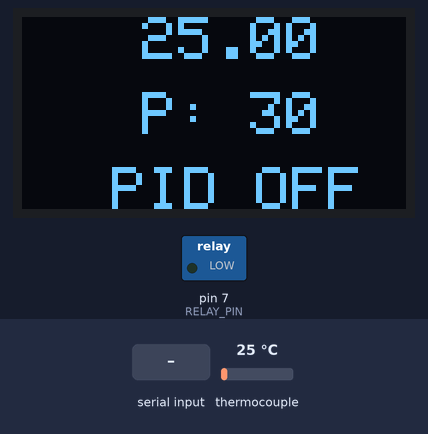
This sketch was run on a simulated Arduino Uno, built with avr-gcc and run on an emulated ATmega328P. Shown: 128×64 one-colour display, switched loads named in the sketch (green lamp = pin HIGH). Inputs (shaded band) come from the test bench; at power-on: thermocouple 25 °C. What the sketch prints to the serial monitor is not drawn.

Above: at 2.3 s.
2.4 s: "Pon:" received over Serial
At 4.1 s:
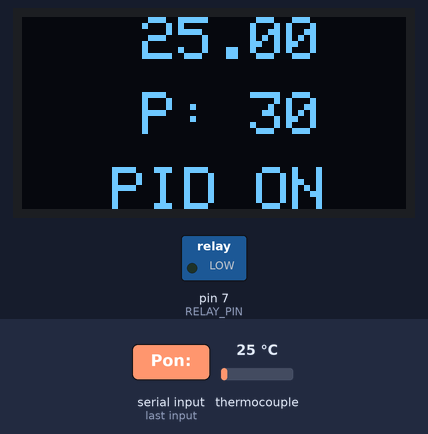
5.2 s: thermocouple set to 6 °C
At 6.0 s:
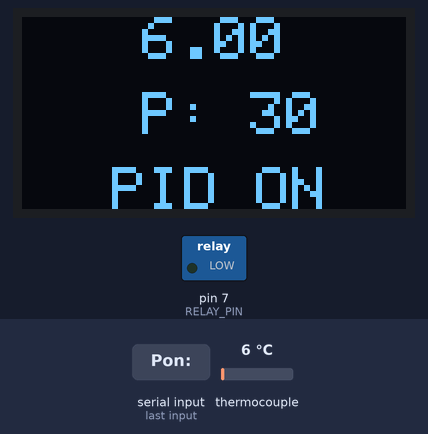
7.0 s: "P:" received over Serial
At 9.6 s:
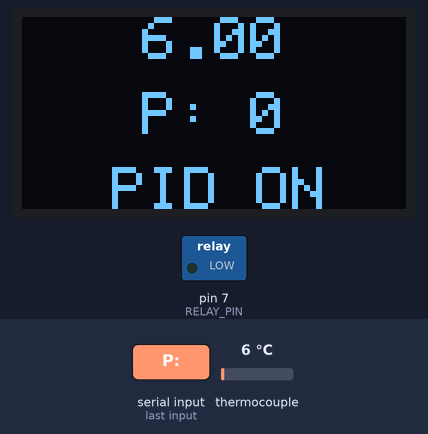
9.9 s: thermocouple set to 75 °C
At 11.2 s:
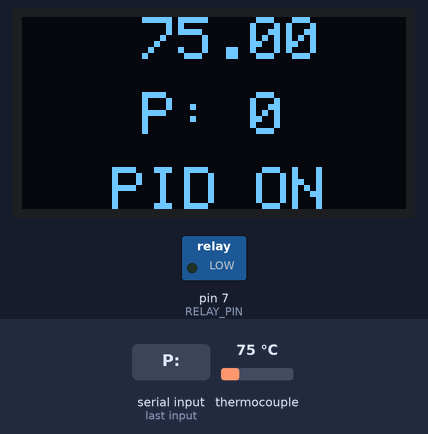
11.5 s: thermocouple set to 150 °C
At 12.0 s:
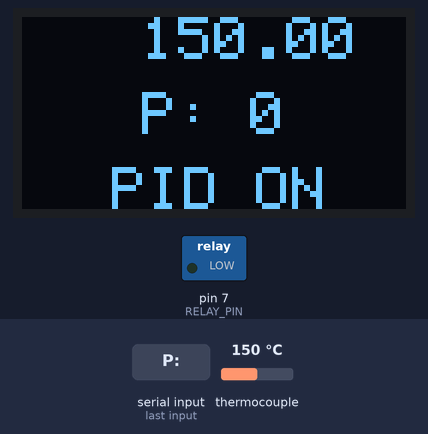
Timing chart, 0 to 14.5 s (numbered marks = the images above; inputs shaded):
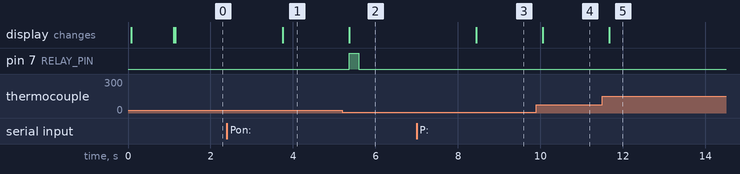

Measured:
- after the input at 2.4 s, the display: changes after 1.4 s (image 1)
- after the input at 5.2 s, pin 7 (RELAY_PIN): LOW → HIGH after 0.17 s, → LOW 0.23 s later; the display: changes after 0.17 s (image 2)
- after the input at 7.0 s, the display: changes after 1.4 s (image 3)
- after the input at 9.9 s, the display: changes after 0.16 s (image 4)
- after the input at 11.5 s, the display: changes after 0.17 s (image 5)

The sketch:

pid_oledi2c_relay_serial.ino
```cpp
#include <SPI.h>
#include <Wire.h>
#include <Adafruit_SSD1306.h>
#include <Adafruit_GFX.h>
#include <PID_v1.h>
#include "max6675.h"

int thermoDO = 8;
int thermoCS = 9;
int thermoCLK = 10;
int pid_state;
int point;
int x;
String str;

MAX6675 thermocouple(thermoCLK, thermoCS, thermoDO);

Adafruit_SSD1306 display(-1);
#if (SSD1306_LCDHEIGHT != 64)
#error("Height incorrect, please fix Adafruit_SSD1306.h!");
#endif

#define RELAY_PIN 7
#define OLED_ADDR 0x3C

double Setpoint, Input, Output;

double Kp = 2, Ki = 1, Kd = 25;
PID myPID(&Input, &Output, &Setpoint, Kp, Ki, Kd, P_ON_M, DIRECT);

int WindowSize = 1500;
unsigned long windowStartTime;

void setup()
{
  Serial.begin(115200);

  display.begin(SSD1306_SWITCHCAPVCC, OLED_ADDR);
  display.clearDisplay();
  display.display();

  pinMode(RELAY_PIN, OUTPUT);

  display.setTextSize(2);
  display.setTextColor(WHITE);
  display.setCursor(15, 25);
  display.print("vmlenart");
  display.display();
  delay(1000);
  display.clearDisplay();
  display.display();

  pid_state = 0;

  windowStartTime = millis();
  /**************************************************/
  point = 30;
  /**************************************************/
  myPID.SetOutputLimits(0, WindowSize);
  myPID.SetMode(AUTOMATIC);
}

void loop()
{

  /************************************************/
  display.clearDisplay();
  display.setTextSize(2);
  display.setTextColor(WHITE);
  display.setCursor(40, 0);
  display.print(thermocouple.readCelsius());
  display.setCursor(40, 25);
  display.print("P: ");
  display.print(point);
  display.setCursor(30, 50);
  if (pid_state == 0) {
    display.print("PID OFF");
  }
  if (pid_state == 1) {
    display.print("PID ON");
  }
  display.display();
  /************************************************/

  Serial.println(thermocouple.readCelsius());

  if (pid_state == 0) {

  }
  if (pid_state == 1) {
    /*Serial.println(thermocouple.readCelsius());*/
    Setpoint = point;
    Input = thermocouple.readCelsius();
    myPID.Compute();

    /****turn the output pin on/off based on pid output****/
    if (millis() - windowStartTime > WindowSize) {
      windowStartTime += WindowSize;
    }
    if (Output < millis() - windowStartTime) {
      digitalWrite(RELAY_PIN, LOW);
    }
    else {
      digitalWrite(RELAY_PIN, HIGH);
    }
    /************************************************/

  }
  if (Serial.available() > 0) {
    str = Serial.readStringUntil(':');
    x = Serial.parseInt();
    if (str.equals("*IDN?")) {
      Serial.println("Arduino de teste");
    }
    if (str.equals("T?")) {
      Serial.println(thermocouple.readCelsius());
    }
    if (str.equals("P")) {
      point = x;
    }
    if (str.equals("P?")) {
      Serial.print(Setpoint);
      Serial.print(":");
      Serial.println(pid_state);
    }
    if (str.equals("Pon")) {
      pid_state = 1;
    }
    if (str.equals("Poff")) {
      pid_state = 0;
      digitalWrite(RELAY_PIN, LOW);
    }
    if (str.equals("Roff")) {
      digitalWrite(RELAY_PIN, LOW);
    }
    if (str.equals("Ron")) {
      digitalWrite(RELAY_PIN, HIGH);
    }
  }
  delay(200);
}
```
